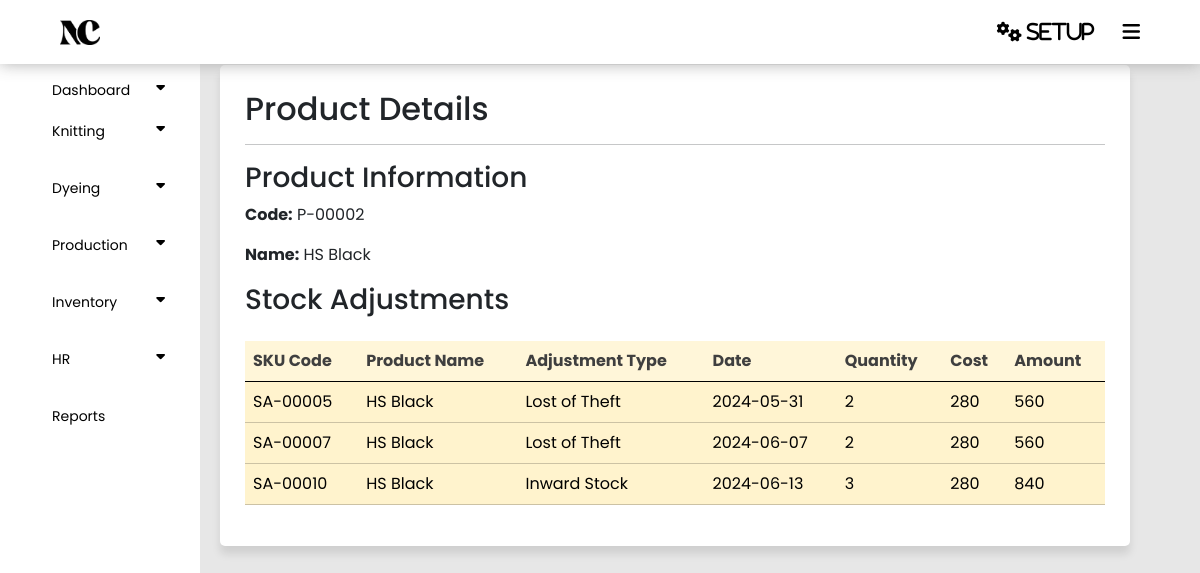
Page /panel/showstock.php?productId=275 on the earlier database version.
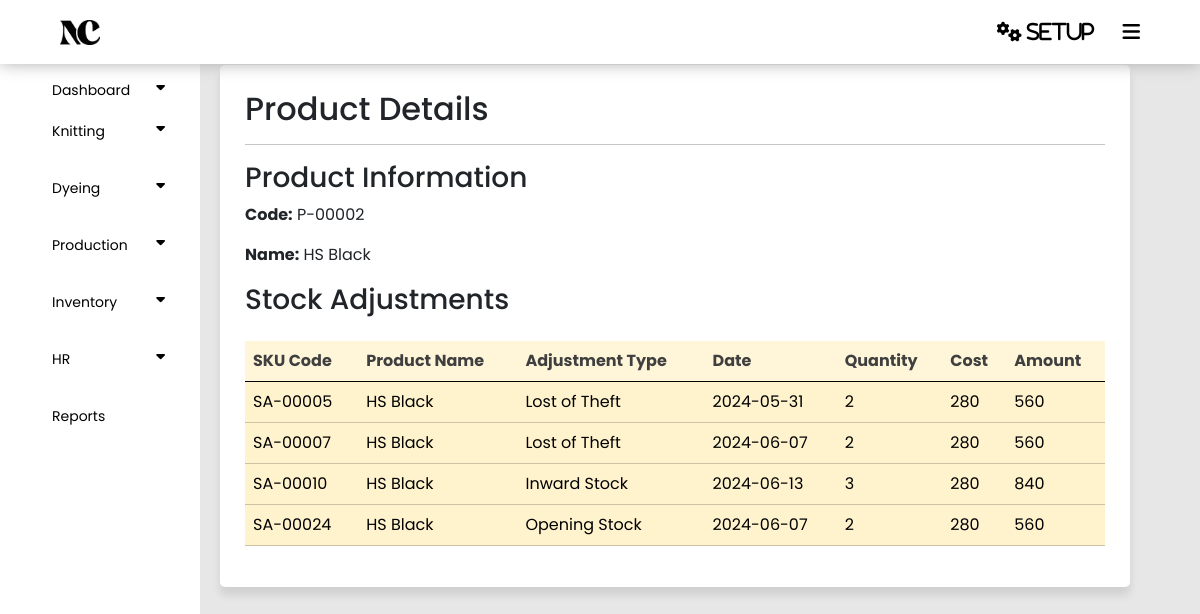
Same page on the later database version.
### tables this page shows
CREATE TABLE `stock` (
  `Id` int(11) NOT NULL,
  `P_id` int(11) NOT NULL,
  `SCode` varchar(255) NOT NULL,
  `Type` varchar(255) NOT NULL,
  `Date` date NOT NULL,
  `Reference` varchar(111) NOT NULL,
  `Cost` int(11) NOT NULL,
  `Quantity` int(11) NOT NULL,
  `Amount` int(255) NOT NULL,
  `Status` int(11) NOT NULL DEFAULT 1
);

CREATE TABLE `products` (
  `Id` int(255) NOT NULL,
  `Code` varchar(255) NOT NULL,
  `Name` varchar(255) NOT NULL,
  `Measurement` varchar(255) NOT NULL,
  `Category` varchar(255) NOT NULL,
  `Sales_Price` int(11) NOT NULL,
  `Purchase_Price` int(255) NOT NULL,
  `Status` tinyint(255) NOT NULL DEFAULT 1
);

### panel/showstock.php (the view, shortened to what this page needs)
<?php
require('config.php');
require('index.php');
if (isset($_GET['productId'])) {
    $productId = $_GET['productId'];
    $fetchProduct = "SELECT * FROM products WHERE Id = '$productId'";
    $productResult = mysqli_query($connect, $fetchProduct);
    $product = mysqli_fetch_assoc($productResult);
    $fetchStock = "SELECT * FROM stock WHERE P_id = '$productId'";
    $stockResult = mysqli_query($connect, $fetchStock);
}
?>
<!DOCTYPE html>
<html lang="en">
<head>
    <link href="https://cdn.jsdelivr.net/npm/bootstrap@5.3.3/dist/css/bootstrap.min.css" rel="stylesheet">
    <link rel="stylesheet" type="text/css" href="style.css">
</head>
<body>
    <section class="container">
        <h2>Product Details</h2>
        <hr>
        <?php if ($product) { ?>
            <h3>Product Information</h3>
            <p><strong>Code:</strong> <?php echo $product['Code']; ?></p>
            <p><strong>Name:</strong> <?php echo $product['Name']; ?></p>
            <h3>Stock Adjustments</h3>
            <table class="table table-warning mt-4">
                <thead class="bg-warning p-2 text-dark bg-opacity-10" style="opacity: 75%;">
                    <tr>
                        <th scope="col">SKU Code</th>
                        <th scope="col">Product Name</th>
                        <th scope="col">Adjustment Type</th>
                        <th scope="col">Date</th>
                        <th scope="col">Quantity</th>
                        <th scope="col">Cost</th>
                        <th scope="col">Amount</th>
                    </tr>
                </thead>
                <tbody>
                    <?php while ($stock = mysqli_fetch_assoc($stockResult)) { ?>
                        <tr>
                            <td><?php echo $stock['SCode']; ?></td>
                            <td><?php echo $product['Name']; ?></td>
                            <td><?php echo $stock['Type']; ?></td>
                            <td><?php echo $stock['Date']; ?></td>
                            <td><?php echo $stock['Quantity']; ?></td>
                            <td><?php echo $stock['Cost']; ?></td>
                            <td><?php echo $stock['Amount']; ?></td>
                        </tr>
                    <?php } ?>
                </tbody>
            </table>
        <?php } else { ?>
            <p>No product details found.</p>
        <?php } ?>
    </section>
</body>
</html>

Differences in the rows shown:
added stock: SCode "SA-00024", P.Name "HS Black", Type "Opening Stock", Date "2024-06-07", Quantity "2", Cost "280", Amount "560"
